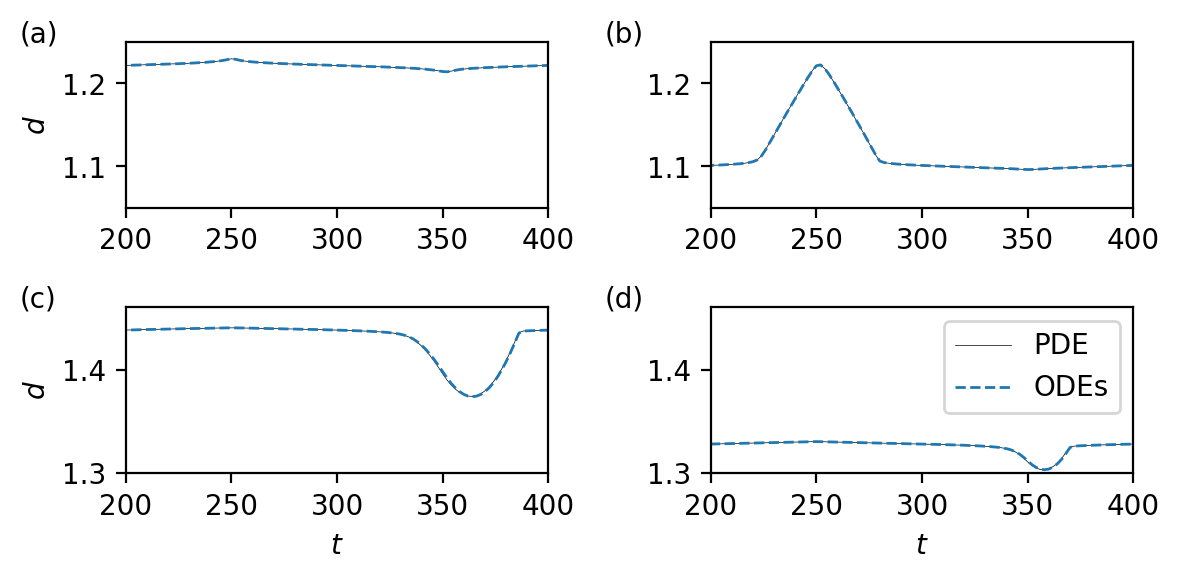

This figure's Python source:
# -*- coding: utf-8 -*-
"""
Data generation for Figure 04
"""
import sys
sys.path.append("../main/")
from ODEdrop2D import *
from pdeloader import *
from matplotlib.gridspec import GridSpec
from scipy.io import loadmat

def V(t):
    return  Vperiodic(t,m=20,p=200,Vavg=1,Vamp=0.5)

g = lambda x: 1 + .5*np.tanh(30*np.cos(c*x))

fig = plt.figure(figsize=(6,3),tight_layout=True)
gs = GridSpec(2, 2, figure=fig)


for i,c,label,lims in zip(range(4),[9,10,12,13],['a','b','c','d'],\
                          [(1.05,1.25),(1.05,1.25),(1.30,1.46),(1.30,1.46)]):
    # Create axes
    ax = fig.add_subplot(gs[i],adjustable='box')
    
    # Load PDE data
    t_pde, d_pde, l_pde = pdeloader("Figure04_PDE{0}.mat".format(label))
    
    # Solve ODE system
    drop = ODEdrop2D(ic=(1.,-1),t_end=600,het=g,V=V)
    drop.solve()
    sol = drop.evaluate(t_pde[::20])
    
    # Plots
    plt.sca(ax)
    ax.plot(t_pde[::20],d_pde[::20],'k',lw=0.25,label='PDE')
    drop.plot(t_pde[::20],kind='width',ls='--',lw=1,label='ODEs')
    ax.set_xlim((200,400))
    ax.set_ylim(lims)
    
    # labels
    if i%2==0:
        ax.set_ylabel('$d$')
        
    if i>1:
        ax.set_xlabel('$t$')
    
    if i==3:
        plt.legend()
    
    ax.text(150,ax.get_ylim()[1],'({0})'.format(label))

plt.savefig('Figure04.png',bbox_inches='tight', dpi=200)